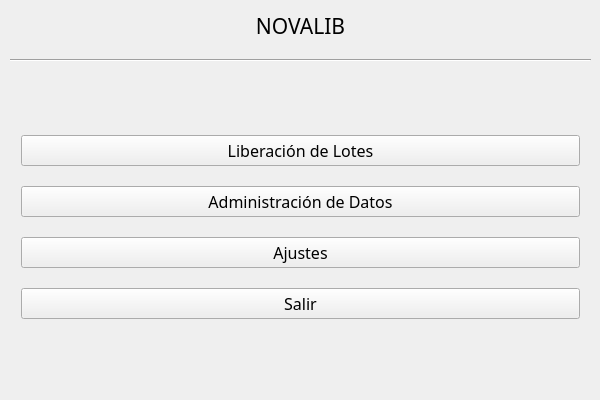
<?xml version="1.0" encoding="UTF-8"?>
<ui version="4.0">
 <class>login_mainwindow</class>
 <widget class="QMainWindow" name="login_mainwindow">
  <property name="geometry">
   <rect>
    <x>0</x>
    <y>0</y>
    <width>600</width>
    <height>400</height>
   </rect>
  </property>
  <property name="windowTitle">
   <string>Menu Principal</string>
  </property>
  <widget class="QWidget" name="centralWidget">
   <property name="sizePolicy">
    <sizepolicy hsizetype="Maximum" vsizetype="Maximum">
     <horstretch>0</horstretch>
     <verstretch>0</verstretch>
    </sizepolicy>
   </property>
   <widget class="QLabel" name="label">
    <property name="geometry">
     <rect>
      <x>10</x>
      <y>15</y>
      <width>581</width>
      <height>21</height>
     </rect>
    </property>
    <property name="font">
     <font>
      <family>Ubuntu Condensed</family>
      <pointsize>16</pointsize>
      <weight>50</weight>
      <bold>false</bold>
     </font>
    </property>
    <property name="text">
     <string>NOVALIB</string>
    </property>
    <property name="alignment">
     <set>Qt::AlignCenter</set>
    </property>
   </widget>
   <widget class="Line" name="line">
    <property name="geometry">
     <rect>
      <x>10</x>
      <y>50</y>
      <width>581</width>
      <height>20</height>
     </rect>
    </property>
    <property name="orientation">
     <enum>Qt::Horizontal</enum>
    </property>
   </widget>
   <widget class="QWidget" name="gridLayoutWidget">
    <property name="geometry">
     <rect>
      <x>10</x>
      <y>110</y>
      <width>581</width>
      <height>236</height>
     </rect>
    </property>
    <layout class="QGridLayout" name="gridLayout">
     <item row="0" column="0">
      <widget class="QPushButton" name="liberacion_pushbutton">
       <property name="font">
        <font>
         <family>Ubuntu Condensed</family>
         <pointsize>12</pointsize>
        </font>
       </property>
       <property name="text">
        <string>Liberación de Lotes</string>
       </property>
      </widget>
     </item>
     <item row="2" column="0">
      <widget class="QPushButton" name="ajustes_pushbutton">
       <property name="font">
        <font>
         <family>Ubuntu Condensed</family>
         <pointsize>12</pointsize>
        </font>
       </property>
       <property name="text">
        <string>Ajustes</string>
       </property>
      </widget>
     </item>
     <item row="1" column="0">
      <widget class="QPushButton" name="administracion_pushbutton">
       <property name="font">
        <font>
         <family>Ubuntu Condensed</family>
         <pointsize>12</pointsize>
        </font>
       </property>
       <property name="text">
        <string>Administración de Datos</string>
       </property>
      </widget>
     </item>
     <item row="3" column="0">
      <widget class="QPushButton" name="salir_pushbutton">
       <property name="font">
        <font>
         <family>Ubuntu Condensed</family>
         <pointsize>12</pointsize>
        </font>
       </property>
       <property name="text">
        <string>Salir</string>
       </property>
      </widget>
     </item>
    </layout>
   </widget>
  </widget>
 </widget>
 <layoutdefault spacing="6" margin="11"/>
 <resources/>
 <connections/>
</ui>
